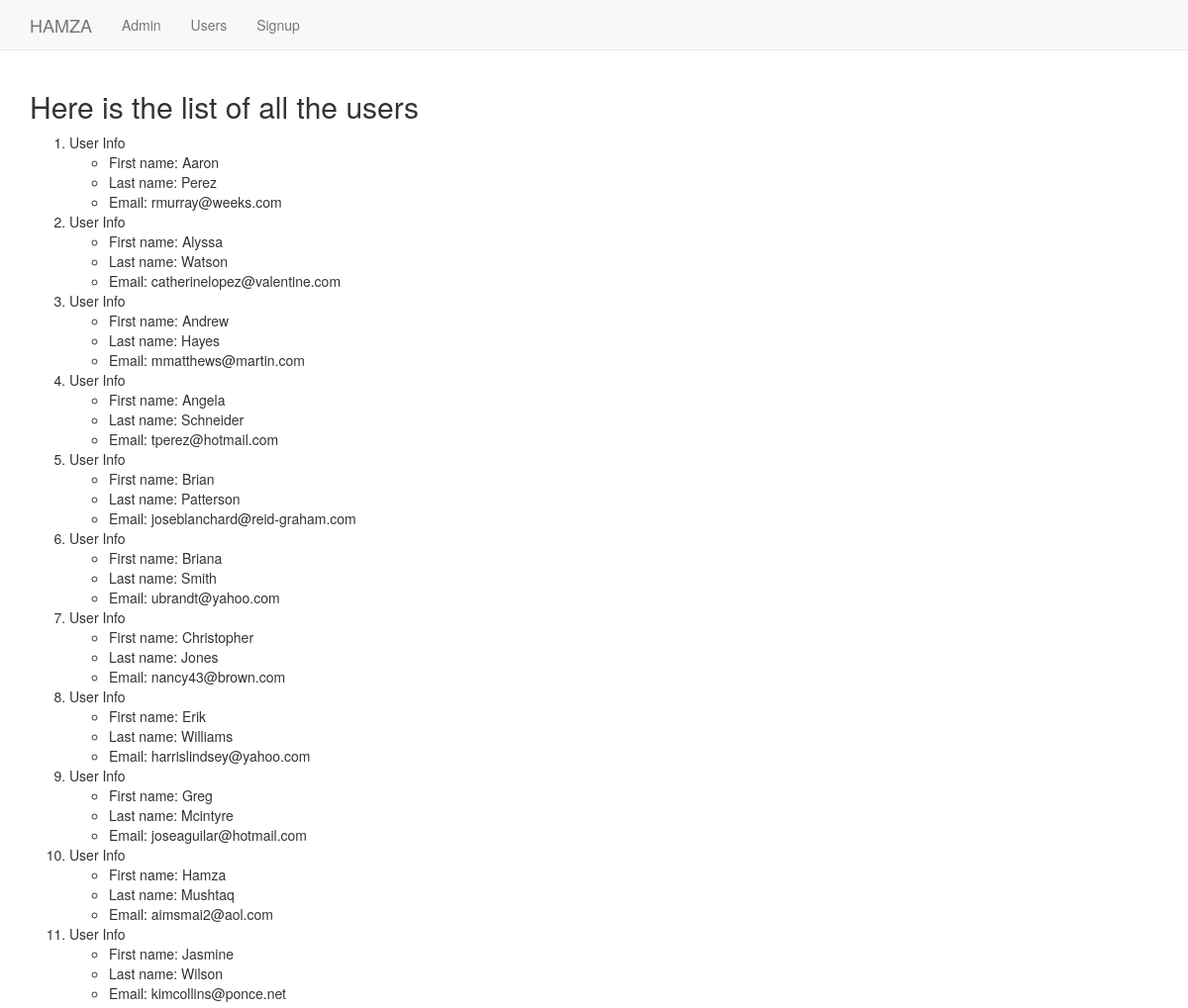
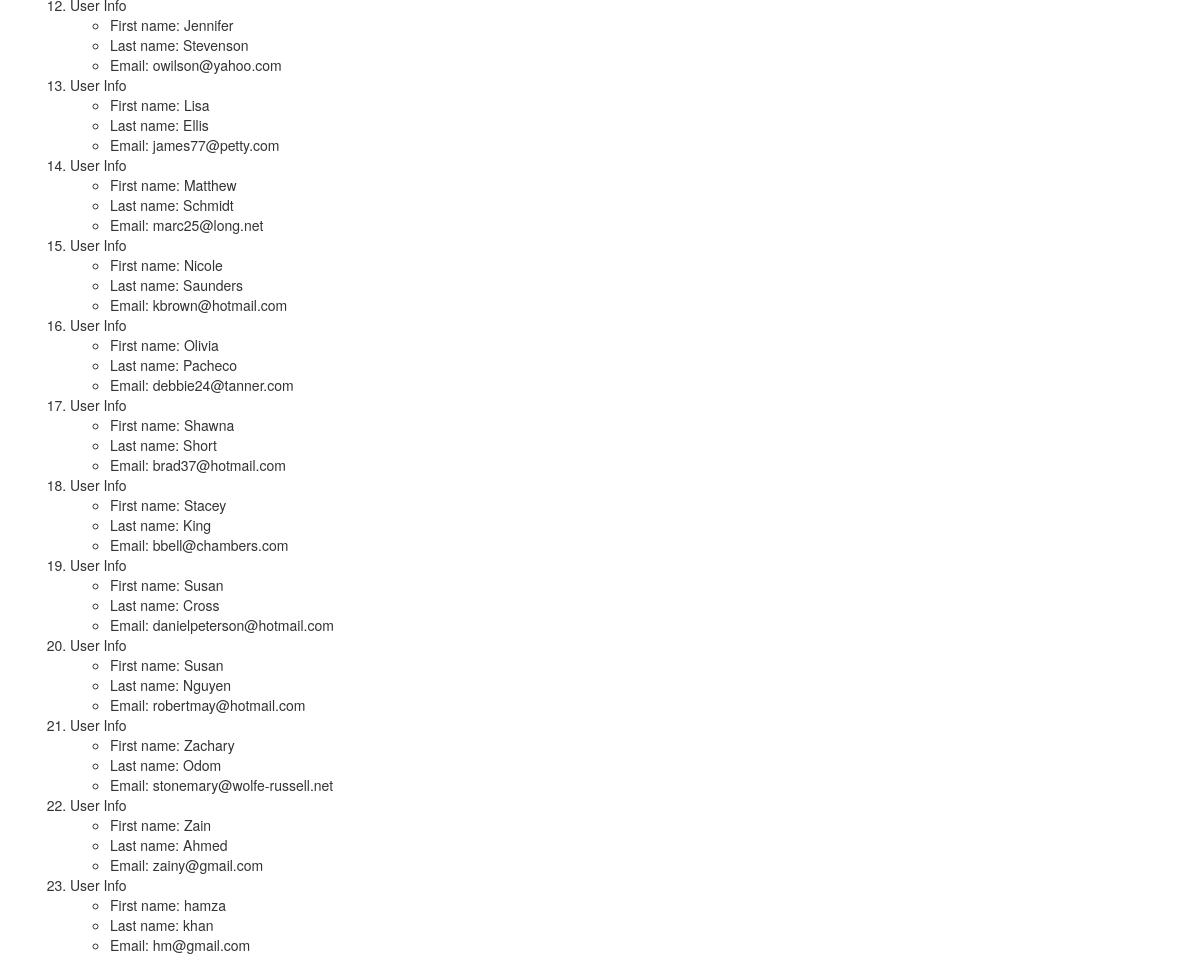
/users/, run on the app's committed database (2 pictures, top to bottom).
### second_app/models.py (models this page shows, shortened)
class User(models.Model):
    first_name = models.CharField(max_length=50)
    last_name = models.CharField(max_length=50)
    email = models.EmailField()

### second_app/views.py (the view)
# urls.py: path('users/', include('second_app.urls')),
def users(request):
    user_list = User.objects.order_by('first_name')
    user_dict = {'user_list': user_list}
    return render(request, 'users.html', context=user_dict)

### second_app/templates/users.html (shortened to what this page needs)
<!DOCTYPE html>
{% extends 'base.html' %} {% block body_block %} {% load staticfiles%}
<h2>Here is the list of all the users</h2>
{% if user_list %}
<ol>
  {% for record in user_list %}
  <li>
    User Info
    <ul>
      <li>First name: {{ record.first_name }}</li>
      <li>Last name: {{ record.last_name }}</li>
      <li>Email: {{ record.email }}</li>
    </ul>
  </li>
  {% endfor %}
</ol>
{% else %}
<p>No user record found!</p>
{% endif %} {% endblock body_block %}

### second_app/templates/base.html (shortened to what this page needs)
<!DOCTYPE html>
<html lang="en">
  <head>
    <link rel="stylesheet" href="https://maxcdn.bootstrapcdn.com/bootstrap/3.3.7/css/bootstrap.min.css" />
  </head>
  <body>
    <nav class="navbar navbar-default navbar-static-top">
      <div class="container">
        <ul class="nav navbar-nav">
          <li><a class="navbar-brand" href="{% url 'homepage' %}">HAMZA</a></li>
          <li><a class="navbar-link" href="{% url 'admin:index' %}">Admin</a></li>
          <li><a class="navbar-link" href="{% url 'second_app:users' %}">Users</a></li>
          <li><a class="navbar-link" href="{% url 'second_app:signup' %}">Signup</a></li>
        </ul>
      </div>
    </nav>
    <div class="container">
      {% block body_block %}{% endblock body_block %}
    </div>
  </body>
</html>

### data on the page
User: first_name "Aaron", last_name "Perez", email "rmurray@weeks.com"
User: first_name "Alyssa", last_name "Watson", email "catherinelopez@valentine.com"
User: first_name "Andrew", last_name "Hayes", email "mmatthews@martin.com"
User: first_name "Angela", last_name "Schneider", email "tperez@hotmail.com"
User: first_name "Brian", last_name "Patterson", email "joseblanchard@reid-graham.com"
User: first_name "Briana", last_name "Smith", email "ubrandt@yahoo.com"
User: first_name "Christopher", last_name "Jones", email "nancy43@brown.com"
User: first_name "Erik", last_name "Williams", email "harrislindsey@yahoo.com"
User: first_name "Greg", last_name "Mcintyre", email "joseaguilar@hotmail.com"
User: first_name "Hamza", last_name "Mushtaq", email "aimsmai2@aol.com"
User: first_name "Jasmine", last_name "Wilson", email "kimcollins@ponce.net"
User: first_name "Jennifer", last_name "Stevenson", email "owilson@yahoo.com"
User: first_name "Lisa", last_name "Ellis", email "james77@petty.com"
User: first_name "Matthew", last_name "Schmidt", email "marc25@long.net"
User: first_name "Nicole", last_name "Saunders", email "kbrown@hotmail.com"
User: first_name "Olivia", last_name "Pacheco", email "debbie24@tanner.com"
User: first_name "Shawna", last_name "Short", email "brad37@hotmail.com"
User: first_name "Stacey", last_name "King", email "bbell@chambers.com"
User: first_name "Susan", last_name "Cross", email "danielpeterson@hotmail.com"
User: first_name "Susan", last_name "Nguyen", email "robertmay@hotmail.com"
User: first_name "Zachary", last_name "Odom", email "stonemary@wolfe-russell.net"
User: first_name "Zain", last_name "Ahmed", email "zainy@gmail.com"
User: first_name "hamza", last_name "khan", email "hm@gmail.com"
